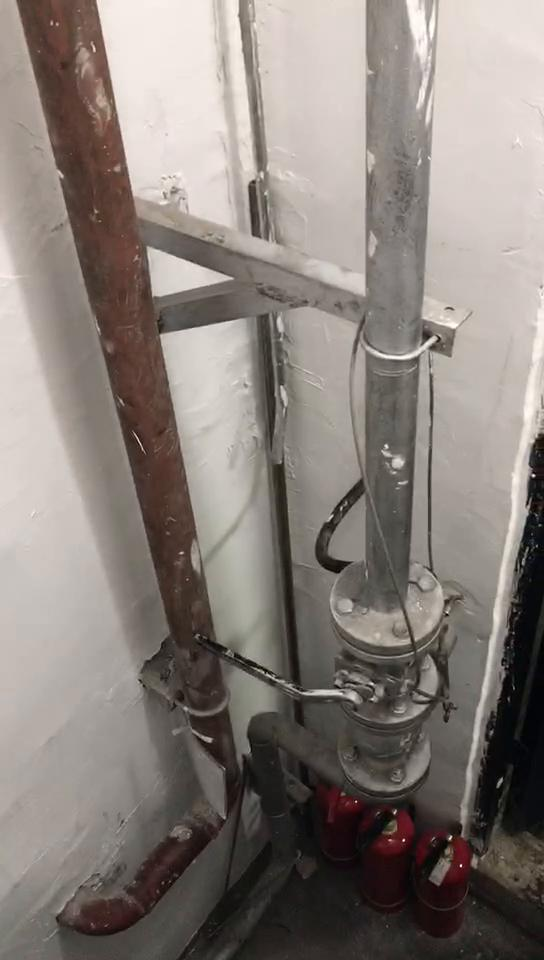
#> input picture valve_samples/close/0006.jpg, 544 x 960 px
$ python data_preprocess.py
#> lines starting #> are read from the running program, lines starting #| are printed output that depends on the picture
import os
from PIL import Image
import imageio
import numpy as np
from sklearn.model_selection import train_test_split
import shutil
import cv2

CROP_WMIN, CROP_WMAX = 700, 924
CROP_HMIN, CROP_HMAX = 326, 550
CROP_WMIN2, CROP_WMAX2 = 270, 494
CROP_HMIN2, CROP_HMAX2 = 400, 624

def vedio_preprocess():
    for valve_folder in os.listdir('./valve_samples'):
        counter = 0
        for filename in os.listdir('./valve_samples/'+valve_folder):
            if os.path.splitext(filename)[1] == '.mp4':
                vr = imageio.get_reader('./valve_samples/'+valve_folder+'/'+filename)
                for index, im in enumerate(vr):
                    if index%30 == 0:
                        imageio.imwrite('./valve_samples/'+valve_folder+'/'+'%05d'%counter+'.jpg', im[CROP_HMIN:CROP_HMAX,CROP_WMIN:CROP_WMAX])
                        counter+=1
                        #imageio.imwrite('./valve_samples/'+valve_folder+'/'+'%04d'%counter+'.jpg', im[CROP_HMIN2:CROP_HMAX2,CROP_WMIN2:CROP_WMAX2])
                        #counter+=1
            elif os.path.splitext(filename)[1] == '.jpg':
                im = imageio.imread('./valve_samples/'+valve_folder+'/'+filename)
                imageio.imwrite('./valve_samples/' + valve_folder + '/' + '%05d' % counter + '.jpg', im)
                counter += 1

def trainsplit():
    folders1 = ['train', 'valid', 'test']
    folders2 = ['open', 'close']
    for f1 in folders1:
        path = './data/' + f1
        if not os.path.exists(path):
            os.makedirs(path)
        for f2 in folders2:
            path = './data/' + f1 + '/' + f2
            if not os.path.exists(path):
                os.makedirs(path)
    img = []
    labels = []
    for valve_folder in os.listdir('./valve_samples'):
        for filename in os.listdir('./valve_samples/'+valve_folder):
            if os.path.splitext(filename)[1] == '.jpg':
                img.append(imageio.imread('./valve_samples/'+valve_folder + '/'+filename))
                labels.append(valve_folder)
    X_train, X_val, y_train, y_val = train_test_split(img, labels, test_size=0.15)
    X_train, X_test, y_train, y_test = train_test_split(X_train, y_train, test_size=0.15/0.85)
    for i in range(0, len(y_train)):
        imageio.imwrite('./data/train/'+y_train[i] + '/%04d.jpg'%i, X_train[i])
    for i in range(0, len(y_val)):
        imageio.imwrite('./data/valid/'+y_val[i] + '/%04d.jpg'%i, X_val[i])
#> this loop made 1 pass
#> pass 1, in trainsplit, `imageio.imwrite('./data/valid/'+y_val[i] + '/%04d.jpg'%i, X_val[i])`:
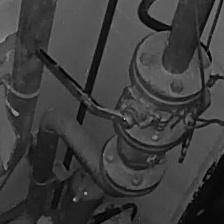
#> saved as 0000.jpg: shape (224, 224, 3); min 0, max 177, mean 61.1
    for i in range(0, len(y_test)):
        imageio.imwrite('./data/test/'+y_test[i] + '/%04d.jpg'%i, X_test[i])

def rgb2bgr():
    for valve_folder in os.listdir('./valve_samples'):
        for filename in os.listdir('./valve_samples/'+valve_folder):
            if os.path.splitext(filename)[1] == '.jpg':
                img = cv2.imread('./valve_samples/'+valve_folder + '/'+filename)
                b, g, r = cv2.split(img)
                img2 = cv2.merge([r, g, b])
                cv2.imwrite('./valve_samples/'+valve_folder + '/'+filename, img2)

trainsplit()
